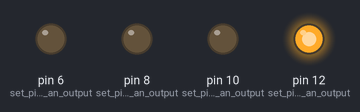
Simulated run of this sketch. Board: Arduino Uno, built with avr-gcc and run on an emulated ATmega328P. Parts: output pins drawn as LEDs (lit = HIGH).

Above: at 0.2 s.
At 1.2 s:
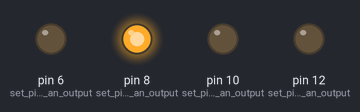
At 2.0 s:
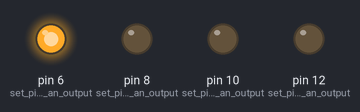
At 4.7 s:
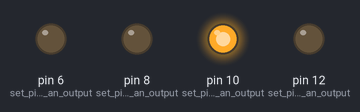
Timing chart, 0 to 5.2 s (numbered marks = the images above):
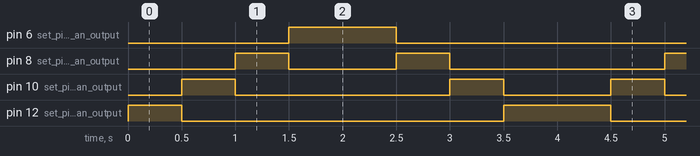

The sketch:

lightchasing2.ino
```cpp
/* This the light chaser program 2.
It has the same goal as the light chaser program 1, but this program has
a different specific pattern for the LEDs. The LEDs glow back and forth. */

void setup()
{
  pinMode(12, OUTPUT); // set pin 12 as an output
  pinMode(10, OUTPUT); // set pin 10 as an output
  pinMode(8, OUTPUT); // set pin 8 as an output
  pinMode(6, OUTPUT); // set pin 6 as an output
}

void loop()
{
  digitalWrite(12, HIGH); // turn on LED connected to pin 12
  delay(500); // wait for 500 milliseconds
  digitalWrite(12, LOW); // turn off LED connected to pin 12
  digitalWrite(10, HIGH); // turn on LED connected to pin 10
  delay(500); // wait for 500 milliseconds
  digitalWrite(10, LOW); // turn off LED connected to pin 10
  digitalWrite(8, HIGH); // turn on LED connected to pin 8
  delay(500); // wait for 500 milliseconds
  digitalWrite(8, LOW); // turn off LED connected to pin 8
  digitalWrite(6, HIGH); // turn on LED connected to pin 6
  delay(500); // wait for 500 milliseconds
  digitalWrite(6, LOW); // turn off LED connected to pin 6
  digitalWrite(6, HIGH); // turn on LED connected to pin 6
  delay(500); // wait for 500 milliseconds
  digitalWrite(6, LOW); // turn off LED connected to pin 6
  digitalWrite(8, HIGH); // turn on LED connected to pin 8
  delay(500); // wait for 500 milliseconds
  digitalWrite(8, LOW); // turn off LED connected to pin 8
  digitalWrite(10, HIGH); // turn on LED connected to pin 10
  delay(500); // wait for 500 milliseconds
  digitalWrite(10, LOW); // turn off LED connected to pin 10
  digitalWrite(12, HIGH); // turn on LED connected to pin 12
  delay(500); // wait for 500 milliseconds
  digitalWrite(12, LOW); // turn off LED connected to pin 12
}
```

Measured:
- by itself, pin 6 (set_pin_6_as_an_output): alternates HIGH for 1.0 s and LOW for 3.0 s
- by itself, pin 8 (set_pin_8_as_an_output): repeats every 4.0 s: LOW 1.0 s, HIGH 0.50 s, LOW 2.0 s, HIGH 0.50 s
- by itself, pin 10 (set_pin_10_as_an_output): repeats every 4.0 s: LOW 2.0 s, HIGH 0.50 s, LOW 1.0 s, HIGH 0.50 s
- by itself, pin 12 (set_pin_12_as_an_output): repeats every 4.0 s: LOW 3.0 s, HIGH 1.0 s
